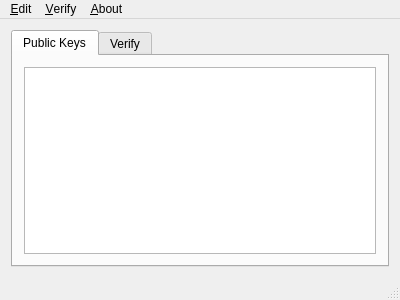
<?xml version="1.0" encoding="UTF-8"?>
<ui version="4.0">
 <class>MainWindow</class>
 <widget class="QMainWindow" name="MainWindow">
  <property name="geometry">
   <rect>
    <x>0</x>
    <y>0</y>
    <width>400</width>
    <height>300</height>
   </rect>
  </property>
  <property name="windowTitle">
   <string>QGPG</string>
  </property>
  <widget class="QWidget" name="centralWidget">
   <layout class="QGridLayout" name="gridLayout">
    <item row="0" column="0">
     <widget class="QTabWidget" name="tabWidget">
      <property name="currentIndex">
       <number>0</number>
      </property>
      <widget class="QWidget" name="tabPublicKeys">
       <attribute name="title">
        <string>Public Keys</string>
       </attribute>
       <layout class="QGridLayout" name="gridLayout_2">
        <item row="0" column="0">
         <widget class="QTreeView" name="treeViewPublicKeys"/>
        </item>
       </layout>
      </widget>
      <widget class="QWidget" name="tabVerify">
       <attribute name="title">
        <string>Verify</string>
       </attribute>
       <layout class="QGridLayout" name="gridLayout_3">
        <item row="0" column="0">
         <widget class="QLineEdit" name="lineEditVerify">
          <property name="placeholderText">
           <string>Signature File</string>
          </property>
         </widget>
        </item>
        <item row="0" column="1">
         <widget class="QToolButton" name="toolButtonVerify">
          <property name="text">
           <string>...</string>
          </property>
         </widget>
        </item>
        <item row="1" column="0" colspan="2">
         <widget class="QPlainTextEdit" name="plainTextEditVerify"/>
        </item>
       </layout>
      </widget>
     </widget>
    </item>
   </layout>
  </widget>
  <widget class="QMenuBar" name="menuBar">
   <property name="geometry">
    <rect>
     <x>0</x>
     <y>0</y>
     <width>400</width>
     <height>22</height>
    </rect>
   </property>
   <widget class="QMenu" name="menuAbout">
    <property name="title">
     <string>&amp;About</string>
    </property>
    <addaction name="actionAboutQt"/>
   </widget>
   <widget class="QMenu" name="menuVerify">
    <property name="title">
     <string>&amp;Verify</string>
    </property>
    <addaction name="actionVerifyFile"/>
   </widget>
   <widget class="QMenu" name="menuEdit">
    <property name="title">
     <string>&amp;Edit</string>
    </property>
    <addaction name="actionPreference"/>
   </widget>
   <addaction name="menuEdit"/>
   <addaction name="menuVerify"/>
   <addaction name="menuAbout"/>
  </widget>
  <widget class="QStatusBar" name="statusBar"/>
  <action name="actionAboutQt">
   <property name="text">
    <string>About &amp;Qt</string>
   </property>
  </action>
  <action name="actionVerifyFile">
   <property name="text">
    <string>Verify&amp;File</string>
   </property>
  </action>
  <action name="actionPreference">
   <property name="text">
    <string>&amp;Preference</string>
   </property>
  </action>
 </widget>
 <layoutdefault spacing="6" margin="11"/>
 <resources/>
 <connections/>
</ui>
